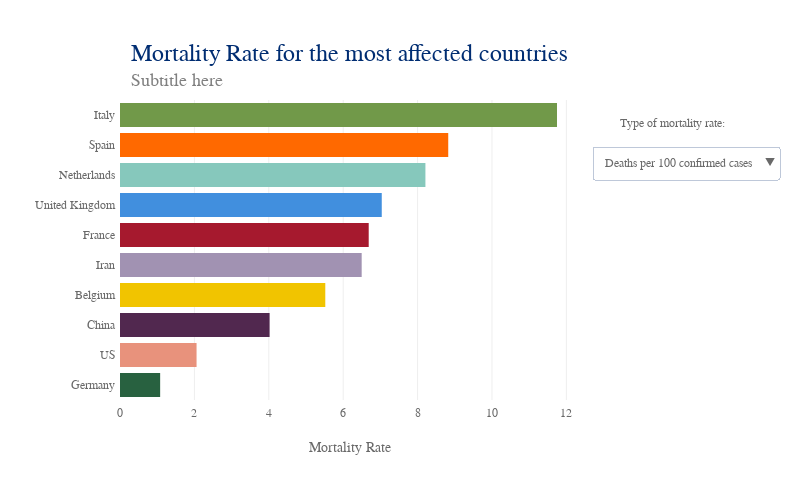

The notebook cell this image was saved under:
### Markdown cell above
## <span style="color:orange">Mortality rates</span>
<hr style="border: 1px solid #D3D3D3" >

### Code cell
# Plot mortality rates

# Assign color to top10
top10['color'] = top10_col

# Plot
data = [go.Bar(x = top10.sort_values(by = 'MortalityRate')['MortalityRate']*100,
               y = top10.sort_values(by = 'MortalityRate')['Country/Region'],
               orientation = 'h',
               name = 'mort_conf',
               marker = dict(color = top10.sort_values(by = 'MortalityRate')['color']),
               hoverinfo = 'text',
               hovertext = ['Confirmed:<br>'+'{:,}'.format(x) for x in top10.sort_values(by = 'MortalityRate')['confirmed']],
               hoverlabel = dict(bordercolor = top10.sort_values(by = 'MortalityRate')['color'], 
                                 bgcolor = 'white', 
                                 font = dict(color = top10.sort_values(by = 'MortalityRate')['color']))
              ),
        go.Bar(x = top10.sort_values(by = 'deaths_by100000pop')['deaths_by100000pop'],
               y = top10.sort_values(by = 'deaths_by100000pop')['Country/Region'],
               orientation = 'h',
               name = 'mort_pop',
               marker = dict(color = top10.sort_values(by = 'deaths_by100000pop')['color']),
               hoverinfo = 'text',
               hovertext = ['Confirmed:<br>'+'{:,}'.format(x) for x in top10.sort_values(by = 'deaths_by100000pop')['confirmed']],
               hoverlabel = dict(bordercolor = top10.sort_values(by = 'deaths_by100000pop')['color'], 
                                 bgcolor = 'white', 
                                 font = dict(color = top10.sort_values(by = 'deaths_by100000pop')['color'])),
               visible = False,
              )
       ]

lay = go.Layout(width = 800, 
                height = 500,
                margin=dict(l=120, r=50, b=100, t=100, pad=4),
                #bargap = 0.2,
                xaxis = dict(title='Mortality Rate',
                             nticks = 10,
                             rangemode = 'nonnegative',
                             zeroline = False,
                             showgrid = True,
                            ),
                yaxis = dict(title='',
                            ),
                hovermode = 'closest',
                font = dict(size = label_size,
                            family = label_font,
                            color = label_col,
                           ),
                legend = dict(x = 1.03, 
                              y = 0.7),
                annotations=[dict(x = 0.02,
                                  y = 1.2,
                                  showarrow = False,
                                  text = 'Mortality Rate for the most affected countries',
                                  xref = 'paper',
                                  yref = 'paper',
                                  font=dict(
                                      family = title_font,
                                      size = title_size,
                                      color = title_col,),
                                 ),
                             dict(x = 0.02,
                                  y = 1.1,
                                  showarrow = False,
                                  text = 'Subtitle here',
                                  xref = 'paper',
                                  yref = 'paper',
                                  font=dict(
                                      family = subtitle_font,
                                      size = subtitle_size,
                                      color = subtitle_col,),
                                 ),
                             dict(x = 1.32,
                                  y = 0.95,
                                  showarrow = False,
                                  text = 'Type of mortality rate:',
                                  xref = 'paper',
                                  yref = 'paper',
                                  font=dict(
                                      family = label_font,
                                      size = label_size,
                                      color = label_col,),
                             
                             )
                            ],
                updatemenus=[dict(buttons=list([dict(args = ['visible', [True, False]],
                                                     label = 'Deaths per 100 confirmed cases',
                                                     method = 'restyle'
                                                    ),
                                                dict(args = ['visible', [False, True]],
                                                     label = 'Deaths per 100,000 population',
                                                     method = 'restyle'
                                                    ),
                                               ]),
                                  direction = "down",
                                  pad = {"r": 10, "t": 10},
                                  showactive = True,
                                  x = 1.025,
                                  xanchor = 'left',
                                  y = 0.88,
                                  yanchor = 'top'
                                 ),
                            ]
               )


fig = dict(data=data, layout=lay)
plotly.offline.iplot(fig)

# Save JS
plot = plotly.offline.plot({'data':data,
                            'layout':lay},
                           include_plotlyjs = False,
                           output_type = 'div',
                           config = dict(showLink = False,
                                         modeBarButtonsToRemove = ['sendDataToCloud'],
                                         displaylogo = False,
                                         responsive = True)
                          )
    
path = '../visuals/mortality/'
out_file = open(path+'mortality_top10.html', 'w')
out_file.write('<!DOCTYPE html><html><head><script src="https://cdn.plot.ly/plotly-latest.min.js"></script></head><body>')
out_file.write(plot)
out_file.write('</body><html>')
out_file.close()

### Figure 1 — Plotly figure (JSON) as saved in the notebook; plotly's stock layout.template omitted (floating-point values rounded to 4 significant figures)
{"data": [{"hoverinfo": "text", "hoverlabel": {"bgcolor": "white", "bordercolor": ["#286140", "#E8927C", "#51284F", "#F1C400", "#A192B2", "#A6192E", "#418FDE", "#86C8BC", "#FF6900", "#719949"], "font": {"color": ["#286140", "#E8927C", "#51284F", "#F1C400", "#A192B2", "#A6192E", "#418FDE", "#86C8BC", "#FF6900", "#719949"]}}, "hovertext": ["Confirmed:<br>71,808", "Confirmed:<br>188,172", "Confirmed:<br>82,279", "Confirmed:<br>12,775", "Confirmed:<br>44,605", "Confirmed:<br>52,827", "Confirmed:<br>25,481", "Confirmed:<br>12,667", "Confirmed:<br>95,923", "Confirmed:<br>105,792"], "marker": {"color": ["#286140", "#E8927C", "#51284F", "#F1C400", "#A192B2", "#A6192E", "#418FDE", "#86C8BC", "#FF6900", "#719949"]}, "name": "mort_conf", "orientation": "h", "type": "bar", "uid": "c2c7c20a-7443-11ea-aa4c-8c8590b56c5d", "x": [1.079, 2.058, 4.022, 5.519, 6.497, 6.686, 7.037, 8.21, 8.824, 11.75], "y": ["Germany", "US", "China", "Belgium", "Iran", "France", "United Kingdom", "Netherlands", "Spain", "Italy"]}, {"hoverinfo": "text", "hoverlabel": {"bgcolor": "white", "bordercolor": ["#51284F", "#286140", "#E8927C", "#418FDE", "#A192B2", "#A6192E", "#86C8BC", "#F1C400", "#FF6900", "#719949"], "font": {"color": ["#51284F", "#286140", "#E8927C", "#418FDE", "#A192B2", "#A6192E", "#86C8BC", "#F1C400", "#FF6900", "#719949"]}}, "hovertext": ["Confirmed:<br>82,279", "Confirmed:<br>71,808", "Confirmed:<br>188,172", "Confirmed:<br>25,481", "Confirmed:<br>44,605", "Confirmed:<br>52,827", "Confirmed:<br>12,667", "Confirmed:<br>12,775", "Confirmed:<br>95,923", "Confirmed:<br>105,792"], "marker": {"color": ["#51284F", "#286140", "#E8927C", "#418FDE", "#A192B2", "#A6192E", "#86C8BC", "#F1C400", "#FF6900", "#719949"]}, "name": "mort_pop", "orientation": "h", "type": "bar", "uid": "c2c7c3de-7443-11ea-9eb7-8c8590b56c5d", "visible": false, "x": [0.2376, 0.9345, 1.184, 2.697, 3.543, 5.273, 6.036, 6.172, 18.11, 20.57], "y": ["China", "Germany", "US", "United Kingdom", "Iran", "France", "Netherlands", "Belgium", "Spain", "Italy"]}], "layout": {"annotations": [{"font": {"color": "#002D72", "family": "Gentona, Tahoma, sans-serif", "size": 24}, "showarrow": false, "text": "Mortality Rate for the most affected countries", "x": 0.02, "xref": "paper", "y": 1.2, "yref": "paper"}, {"font": {"color": "grey", "family": "Gentona, Tahoma, sans-serif", "size": 18}, "showarrow": false, "text": "Subtitle here", "x": 0.02, "xref": "paper", "y": 1.1, "yref": "paper"}, {"font": {"color": "dimgray", "family": "Gentona, Tahoma, sans-serif", "size": 12}, "showarrow": false, "text": "Type of mortality rate:", "x": 1.32, "xref": "paper", "y": 0.95, "yref": "paper"}], "font": {"color": "dimgray", "family": "Gentona, Tahoma, sans-serif", "size": 12}, "height": 500, "hovermode": "closest", "legend": {"x": 1.03, "y": 0.7}, "margin": {"b": 100, "l": 120, "pad": 4, "r": 50, "t": 100}, "updatemenus": [{"buttons": [{"args": ["visible", [true, false]], "label": "Deaths per 100 confirmed cases", "method": "restyle"}, {"args": ["visible", [false, true]], "label": "Deaths per 100,000 population", "method": "restyle"}], "direction": "down", "pad": {"r": 10, "t": 10}, "showactive": true, "x": 1.025, "xanchor": "left", "y": 0.88, "yanchor": "top"}], "width": 800, "xaxis": {"nticks": 10, "rangemode": "nonnegative", "showgrid": true, "title": "Mortality Rate", "zeroline": false}, "yaxis": {"title": ""}}}
